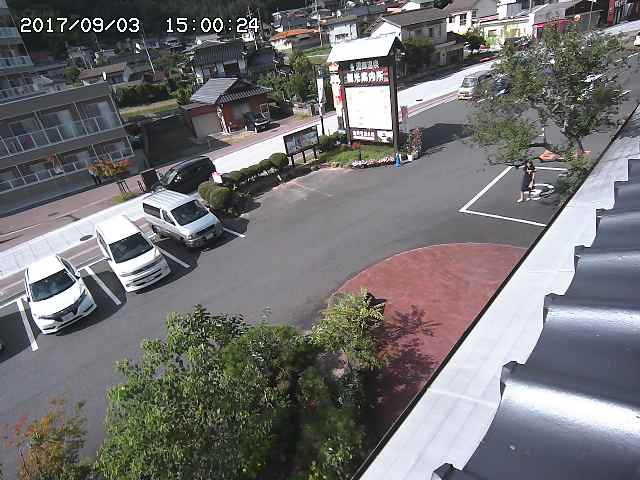
#> input picture preprocessing/create wireframe/currentframe.jpg, 640 x 480 px, found by its file name
$ python testcv.py
#> lines starting #> are read from the running program, lines starting #| are printed output that depends on the picture
import cv2
import numpy as np


src='/Users/sheeced/Desktop/csproj17s2/artefacts/preprocessing/currentframe.jpg'
src=cv2.imread(src)
#> src is the input picture: shape (480, 640, 3); mean B, G, R 114, 112.9, 113.7
dst = cv2.resize(src, (700, 500), interpolation = cv2.INTER_CUBIC)
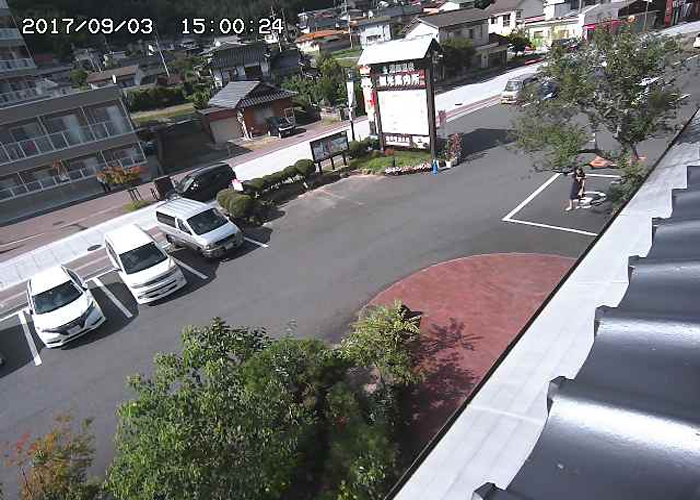
#> dst: shape (500, 700, 3); mean B, G, R 113.9, 112.9, 113.7

# mouse callback function
def draw_circle(event,x,y,flags,param):
    if event == cv2.EVENT_LBUTTONDBLCLK:
        cv2.circle(img,(x,y),100,(255,0,0),-1)

# Create a black image, a window and bind the function to window
img = np.zeros((512,512,3), np.uint8)
cv2.namedWindow('image')
cv2.setMouseCallback('image',draw_circle)

while(1):
    cv2.imshow('image',dst)
    ch = cv2.waitKey()
#> (key Esc is pressed here)
    print(ch)
    if cv2.waitKey(1) & 0xFF == 27:
#> (key Esc is pressed here)
        break
cv2.destroyAllWindows()

# [6 lines of commented-out code are left out]
